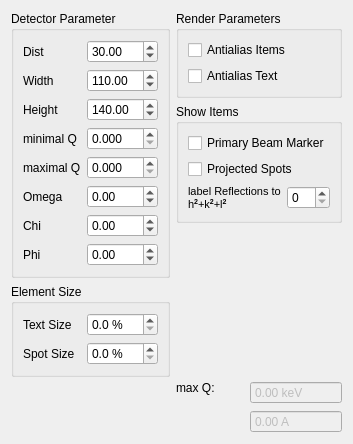
<ui version="4.0" >
 <class>LauePlaneCfg</class>
 <widget class="QWidget" name="LauePlaneCfg" >
  <property name="geometry" >
   <rect>
    <x>0</x>
    <y>0</y>
    <width>333</width>
    <height>444</height>
   </rect>
  </property>
  <property name="windowTitle" >
   <string>Configure Laueplane</string>
  </property>
  <layout class="QGridLayout" name="gridLayout_3" >
   <item row="0" column="0" >
    <layout class="QVBoxLayout" name="verticalLayout_3" >
     <item>
      <widget class="QGroupBox" name="groupBox" >
       <property name="title" >
        <string>Detector Parameter</string>
       </property>
       <property name="flat" >
        <bool>true</bool>
       </property>
       <layout class="QGridLayout" name="gridLayout" >
        <item row="0" column="0" >
         <widget class="QLabel" name="label_4" >
          <property name="text" >
           <string>Dist</string>
          </property>
          <property name="buddy" >
           <cstring>detDist</cstring>
          </property>
         </widget>
        </item>
        <item row="0" column="1" >
         <widget class="QDoubleSpinBox" name="detDist" >
          <property name="minimum" >
           <double>1.000000000000000</double>
          </property>
          <property name="maximum" >
           <double>300.000000000000000</double>
          </property>
          <property name="value" >
           <double>30.000000000000000</double>
          </property>
         </widget>
        </item>
        <item row="1" column="0" >
         <widget class="QLabel" name="label_2" >
          <property name="text" >
           <string>Width</string>
          </property>
          <property name="buddy" >
           <cstring>detWidth</cstring>
          </property>
         </widget>
        </item>
        <item row="1" column="1" >
         <widget class="QDoubleSpinBox" name="detWidth" >
          <property name="minimum" >
           <double>10.000000000000000</double>
          </property>
          <property name="maximum" >
           <double>1000.000000000000000</double>
          </property>
          <property name="value" >
           <double>110.000000000000000</double>
          </property>
         </widget>
        </item>
        <item row="2" column="0" >
         <widget class="QLabel" name="label_3" >
          <property name="text" >
           <string>Height</string>
          </property>
          <property name="buddy" >
           <cstring>detHeight</cstring>
          </property>
         </widget>
        </item>
        <item row="2" column="1" >
         <widget class="QDoubleSpinBox" name="detHeight" >
          <property name="minimum" >
           <double>10.000000000000000</double>
          </property>
          <property name="maximum" >
           <double>1000.000000000000000</double>
          </property>
          <property name="value" >
           <double>140.000000000000000</double>
          </property>
         </widget>
        </item>
        <item row="3" column="0" >
         <widget class="QLabel" name="label_5" >
          <property name="text" >
           <string>minimal Q</string>
          </property>
          <property name="buddy" >
           <cstring>detMinQ</cstring>
          </property>
         </widget>
        </item>
        <item row="3" column="1" >
         <widget class="QDoubleSpinBox" name="detMinQ" >
          <property name="suffix" >
           <string/>
          </property>
          <property name="decimals" >
           <number>3</number>
          </property>
          <property name="minimum" >
           <double>0.000000000000000</double>
          </property>
          <property name="singleStep" >
           <double>0.100000000000000</double>
          </property>
         </widget>
        </item>
        <item row="4" column="0" >
         <widget class="QLabel" name="label_6" >
          <property name="text" >
           <string>maximal Q</string>
          </property>
          <property name="buddy" >
           <cstring>detMaxQ</cstring>
          </property>
         </widget>
        </item>
        <item row="4" column="1" >
         <widget class="QDoubleSpinBox" name="detMaxQ" >
          <property name="decimals" >
           <number>3</number>
          </property>
          <property name="singleStep" >
           <double>0.100000000000000</double>
          </property>
         </widget>
        </item>
        <item row="5" column="0" >
         <widget class="QLabel" name="label_7" >
          <property name="text" >
           <string>Omega</string>
          </property>
          <property name="buddy" >
           <cstring>detOmega</cstring>
          </property>
         </widget>
        </item>
        <item row="5" column="1" >
         <widget class="QDoubleSpinBox" name="detOmega" >
          <property name="minimum" >
           <double>-360.000000000000000</double>
          </property>
          <property name="maximum" >
           <double>360.000000000000000</double>
          </property>
         </widget>
        </item>
        <item row="6" column="0" >
         <widget class="QLabel" name="label_8" >
          <property name="text" >
           <string>Chi</string>
          </property>
          <property name="buddy" >
           <cstring>detChi</cstring>
          </property>
         </widget>
        </item>
        <item row="6" column="1" >
         <widget class="QDoubleSpinBox" name="detChi" >
          <property name="minimum" >
           <double>-360.000000000000000</double>
          </property>
          <property name="maximum" >
           <double>360.000000000000000</double>
          </property>
         </widget>
        </item>
        <item row="7" column="0" >
         <widget class="QLabel" name="label_9" >
          <property name="text" >
           <string>Phi</string>
          </property>
          <property name="buddy" >
           <cstring>detPhi</cstring>
          </property>
         </widget>
        </item>
        <item row="7" column="1" >
         <widget class="QDoubleSpinBox" name="detPhi" >
          <property name="minimum" >
           <double>-360.000000000000000</double>
          </property>
          <property name="maximum" >
           <double>360.000000000000000</double>
          </property>
         </widget>
        </item>
       </layout>
      </widget>
     </item>
     <item>
      <widget class="QGroupBox" name="groupBox_3" >
       <property name="title" >
        <string>Element Size</string>
       </property>
       <property name="flat" >
        <bool>true</bool>
       </property>
       <layout class="QGridLayout" name="gridLayout_2" >
        <item row="0" column="0" >
         <widget class="QLabel" name="label_11" >
          <property name="text" >
           <string>Text Size</string>
          </property>
         </widget>
        </item>
        <item row="0" column="1" >
         <widget class="QDoubleSpinBox" name="detTextSize" >
          <property name="suffix" >
           <string> %</string>
          </property>
          <property name="decimals" >
           <number>1</number>
          </property>
          <property name="maximum" >
           <double>100.000000000000000</double>
          </property>
          <property name="singleStep" >
           <double>0.100000000000000</double>
          </property>
         </widget>
        </item>
        <item row="1" column="0" >
         <widget class="QLabel" name="label_12" >
          <property name="text" >
           <string>Spot Size</string>
          </property>
         </widget>
        </item>
        <item row="1" column="1" >
         <widget class="QDoubleSpinBox" name="detSpotSize" >
          <property name="suffix" >
           <string> %</string>
          </property>
          <property name="decimals" >
           <number>1</number>
          </property>
          <property name="maximum" >
           <double>100.000000000000000</double>
          </property>
          <property name="singleStep" >
           <double>0.100000000000000</double>
          </property>
         </widget>
        </item>
       </layout>
      </widget>
     </item>
     <item>
      <spacer name="verticalSpacer_2" >
       <property name="orientation" >
        <enum>Qt::Vertical</enum>
       </property>
       <property name="sizeHint" stdset="0" >
        <size>
         <width>20</width>
         <height>40</height>
        </size>
       </property>
      </spacer>
     </item>
    </layout>
   </item>
   <item row="0" column="1" >
    <layout class="QVBoxLayout" name="verticalLayout_5" >
     <item>
      <widget class="QGroupBox" name="renderParams" >
       <property name="title" >
        <string>Render Parameters</string>
       </property>
       <property name="flat" >
        <bool>true</bool>
       </property>
       <layout class="QVBoxLayout" name="verticalLayout" >
        <item>
         <widget class="QCheckBox" name="renderAntialias" >
          <property name="text" >
           <string>Antialias Items</string>
          </property>
          <property name="checked" >
           <bool>false</bool>
          </property>
         </widget>
        </item>
        <item>
         <widget class="QCheckBox" name="renderAntialiasText" >
          <property name="text" >
           <string>Antialias Text</string>
          </property>
          <property name="checked" >
           <bool>false</bool>
          </property>
         </widget>
        </item>
       </layout>
      </widget>
     </item>
     <item>
      <widget class="QGroupBox" name="groupBox_2" >
       <property name="title" >
        <string>Show Items</string>
       </property>
       <property name="alignment" >
        <set>Qt::AlignLeading|Qt::AlignLeft|Qt::AlignTop</set>
       </property>
       <property name="flat" >
        <bool>true</bool>
       </property>
       <layout class="QVBoxLayout" name="verticalLayout_2" >
        <item>
         <widget class="QCheckBox" name="checkBox_5" >
          <property name="text" >
           <string>Primary Beam Marker</string>
          </property>
         </widget>
        </item>
        <item>
         <widget class="QCheckBox" name="detSpotsEnabled" >
          <property name="text" >
           <string>Projected Spots</string>
          </property>
         </widget>
        </item>
        <item>
         <layout class="QHBoxLayout" name="horizontalLayout_2" >
          <item>
           <widget class="QLabel" name="label" >
            <property name="text" >
             <string>&lt;!DOCTYPE HTML PUBLIC "-//W3C//DTD HTML 4.0//EN" "http://www.w3.org/TR/REC-html40/strict.dtd">
&lt;html>&lt;head>&lt;meta name="qrichtext" content="1" />&lt;style type="text/css">
p, li { white-space: pre-wrap; }
&lt;/style>&lt;/head>&lt;body style=" font-family:'MS Shell Dlg 2'; font-size:8.25pt; font-weight:400; font-style:normal;">
&lt;p style=" margin-top:0px; margin-bottom:0px; margin-left:0px; margin-right:0px; -qt-block-indent:0; text-indent:0px; font-size:8pt;">label Reflections to h&lt;span style=" font-weight:600; vertical-align:super;">2&lt;/span>+k&lt;span style=" font-weight:600; vertical-align:super;">2&lt;/span>+l&lt;span style=" font-weight:600; vertical-align:super;">2&lt;/span>&lt;/p>&lt;/body>&lt;/html></string>
            </property>
            <property name="wordWrap" >
             <bool>true</bool>
            </property>
            <property name="buddy" >
             <cstring>maxRefLabel</cstring>
            </property>
           </widget>
          </item>
          <item>
           <widget class="QSpinBox" name="maxRefLabel" />
          </item>
         </layout>
        </item>
       </layout>
      </widget>
     </item>
     <item>
      <spacer name="verticalSpacer" >
       <property name="orientation" >
        <enum>Qt::Vertical</enum>
       </property>
       <property name="sizeHint" stdset="0" >
        <size>
         <width>20</width>
         <height>50</height>
        </size>
       </property>
      </spacer>
     </item>
     <item>
      <layout class="QHBoxLayout" name="horizontalLayout" >
       <item>
        <widget class="QLabel" name="label_10" >
         <property name="text" >
          <string>max Q:</string>
         </property>
         <property name="alignment" >
          <set>Qt::AlignLeading|Qt::AlignLeft|Qt::AlignTop</set>
         </property>
        </widget>
       </item>
       <item>
        <layout class="QVBoxLayout" name="verticalLayout_4" >
         <item>
          <widget class="QDoubleSpinBox" name="QDispKEV" >
           <property name="enabled" >
            <bool>false</bool>
           </property>
           <property name="sizePolicy" >
            <sizepolicy vsizetype="Fixed" hsizetype="Preferred" >
             <horstretch>0</horstretch>
             <verstretch>0</verstretch>
            </sizepolicy>
           </property>
           <property name="frame" >
            <bool>true</bool>
           </property>
           <property name="buttonSymbols" >
            <enum>QAbstractSpinBox::NoButtons</enum>
           </property>
           <property name="prefix" >
            <string/>
           </property>
           <property name="suffix" >
            <string> keV</string>
           </property>
           <property name="maximum" >
            <double>10000000.000000000000000</double>
           </property>
          </widget>
         </item>
         <item>
          <widget class="QDoubleSpinBox" name="QDispA" >
           <property name="enabled" >
            <bool>false</bool>
           </property>
           <property name="sizePolicy" >
            <sizepolicy vsizetype="Fixed" hsizetype="Preferred" >
             <horstretch>0</horstretch>
             <verstretch>0</verstretch>
            </sizepolicy>
           </property>
           <property name="frame" >
            <bool>true</bool>
           </property>
           <property name="buttonSymbols" >
            <enum>QAbstractSpinBox::NoButtons</enum>
           </property>
           <property name="prefix" >
            <string/>
           </property>
           <property name="suffix" >
            <string> A</string>
           </property>
          </widget>
         </item>
        </layout>
       </item>
      </layout>
     </item>
    </layout>
   </item>
  </layout>
 </widget>
 <resources/>
 <connections/>
</ui>
